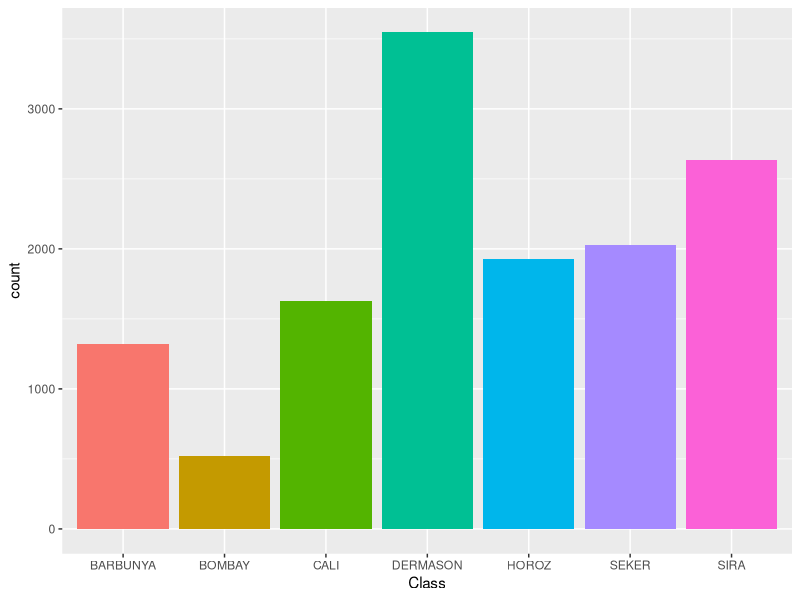
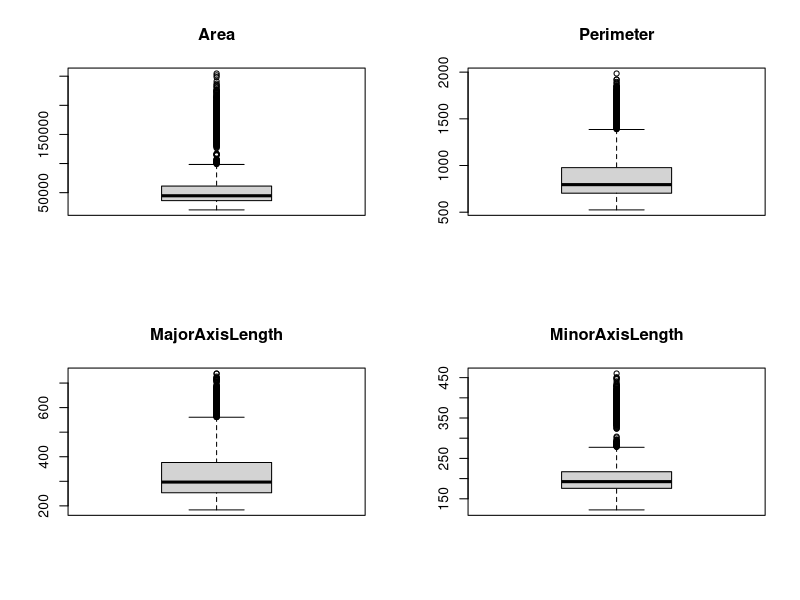
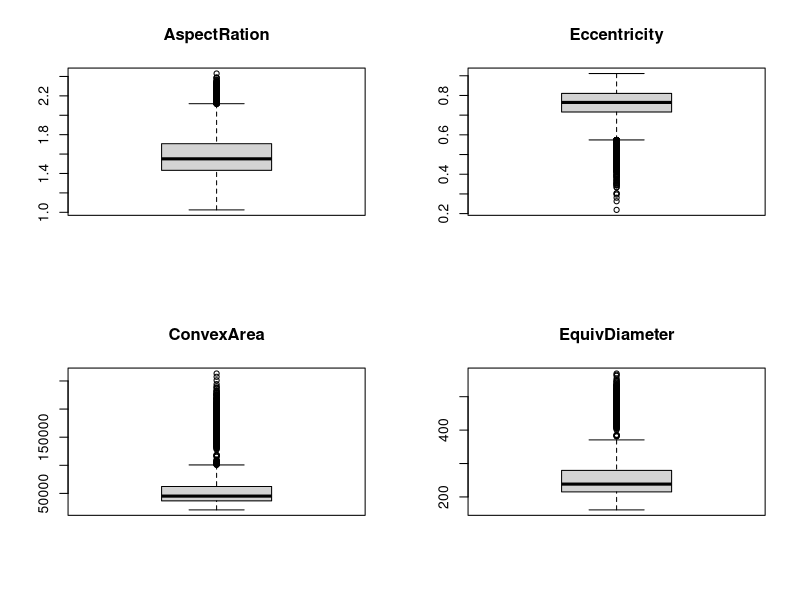
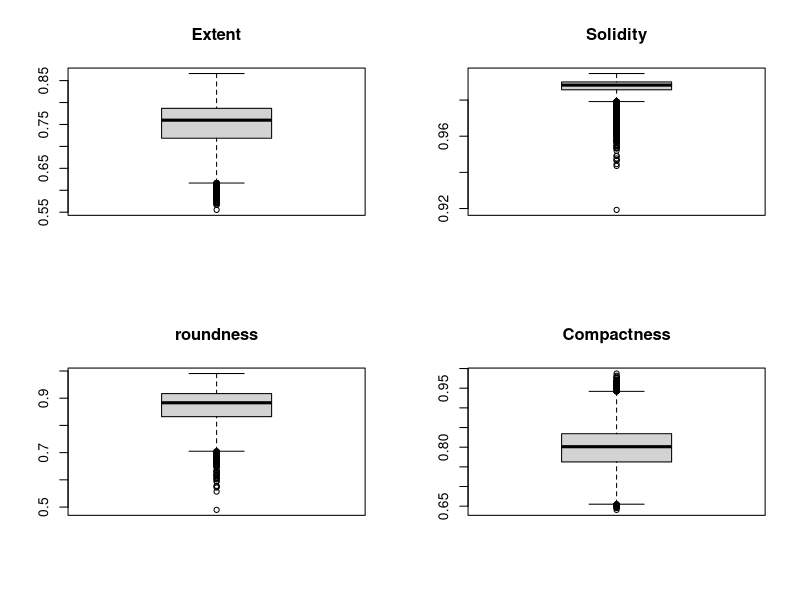
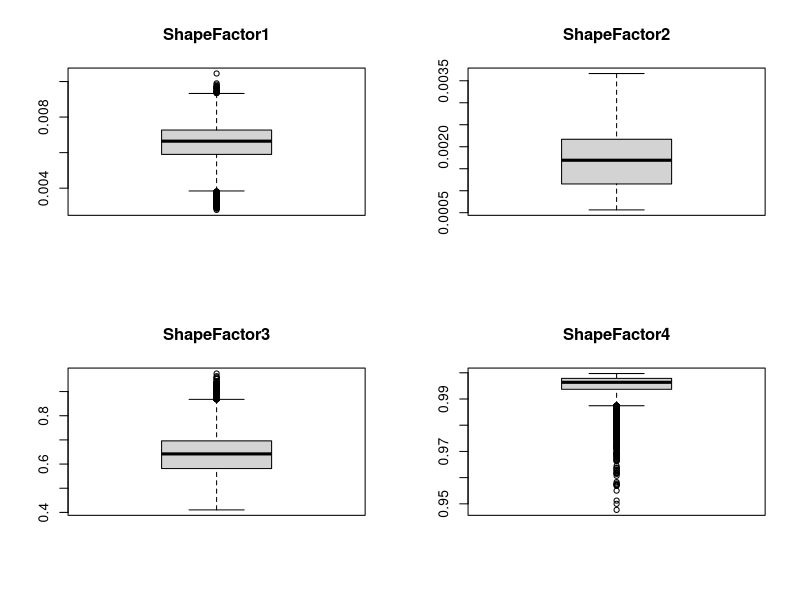
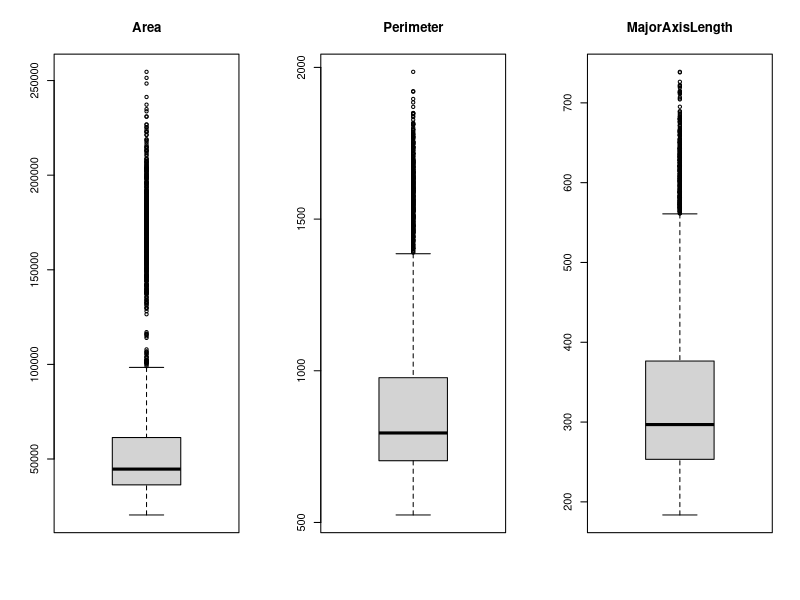
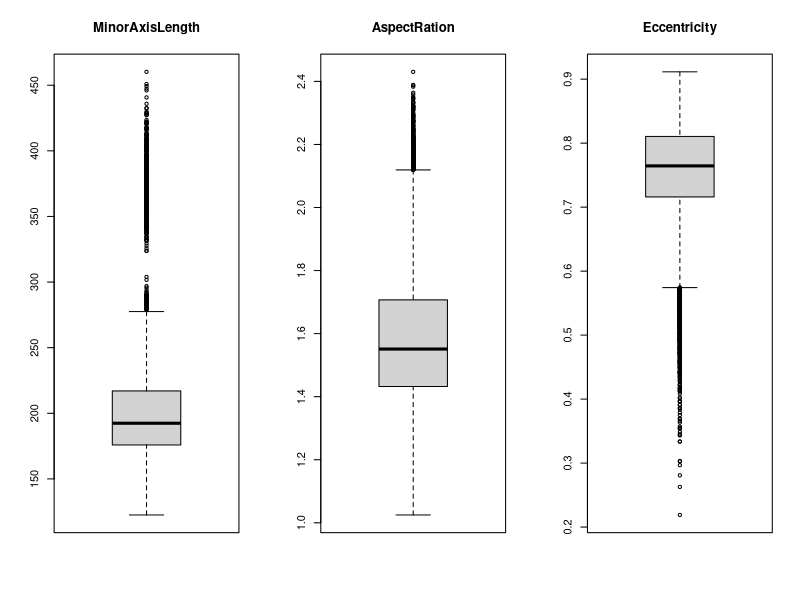
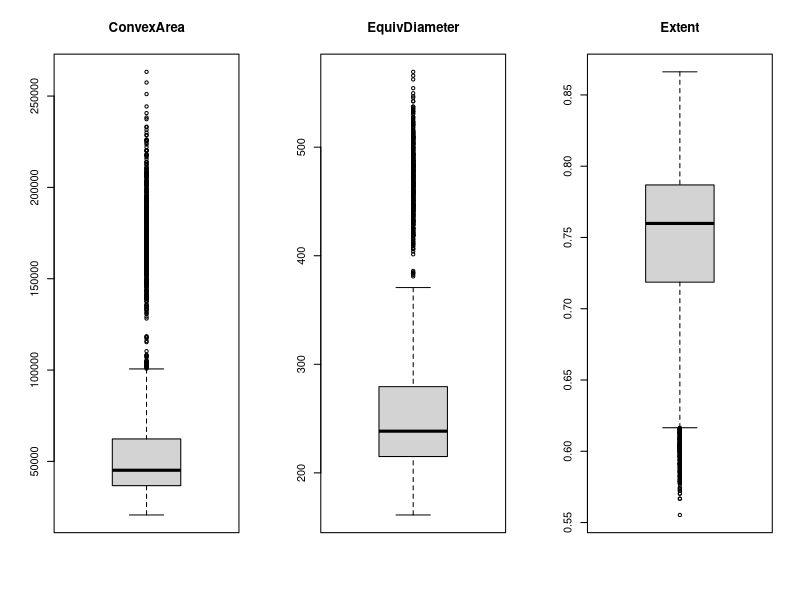

Reproduce these figures in R, in order.
## ---- chunk 1
knitr::opts_chunk$set(echo = TRUE)
## ---- chunk 2
rm(list=ls())

library('ggplot2')
library('gridExtra')
library('GGally')
library(stringr)
## ---- chunk 3
csv_data = read.csv("Dry_Bean_Dataset.csv",header=T, sep=";", na.strings="?", dec=",")
str(csv_data)
## ---- chunk 4
csv_data$Class = factor(csv_data$Class)

nome_classes = unique(csv_data$Class)

print(levels(nome_classes))

num_classes = length(nome_classes)

## ---- chunk 5

classes_summary = summary(csv_data$Class)

print(classes_summary)

ggplot(csv_data, aes(Class, fill = Class)) + geom_bar() + theme(legend.position = "none")

## ---- chunk 6

for(i in 1:16){
  outliers = which(csv_data[,i] %in% boxplot.stats(csv_data[,i])$out)
  if(length(outliers) > 0){
    print(str_interp("Coluna ${names(csv_data[i])} contém ${length(outliers)} outliers"))
  }
}

## ---- chunk 7
par(mfrow=c(2,2))
for(i in 1:4){
  boxplot(csv_data[,i],
          main = names(csv_data)[i])
}


par(mfrow=c(2,2))
for(i in 5:8){
  boxplot(csv_data[,i],
          main = names(csv_data)[i])
}


par(mfrow=c(2,2))
for(i in 9:12){
  boxplot(csv_data[,i],
          main = names(csv_data)[i])
}

par(mfrow=c(2,2))
for(i in 13:16){
  boxplot(csv_data[,i],
          main = names(csv_data)[i])
}
## ---- chunk 8
par(mfrow=c(1,3))
for(i in 1:3){
  boxplot(csv_data[,i],
          main = names(csv_data)[i])
}


par(mfrow=c(1,3))
for(i in 4:6){
  boxplot(csv_data[,i],
          main = names(csv_data)[i])
}


par(mfrow=c(1,3))
for(i in 7:9){
  boxplot(csv_data[,i],
          main = names(csv_data)[i])
}

par(mfrow=c(1,3))
for(i in 10:12){
  boxplot(csv_data[,i],
          main = names(csv_data)[i])
}

par(mfrow=c(1,3))
for(i in 13:15){
  boxplot(csv_data[,i],
          main = names(csv_data)[i])
}

par(mfrow=c(1,3))
for(i in 16:16){
  boxplot(csv_data[,i],
          main = names(csv_data)[i])
}
